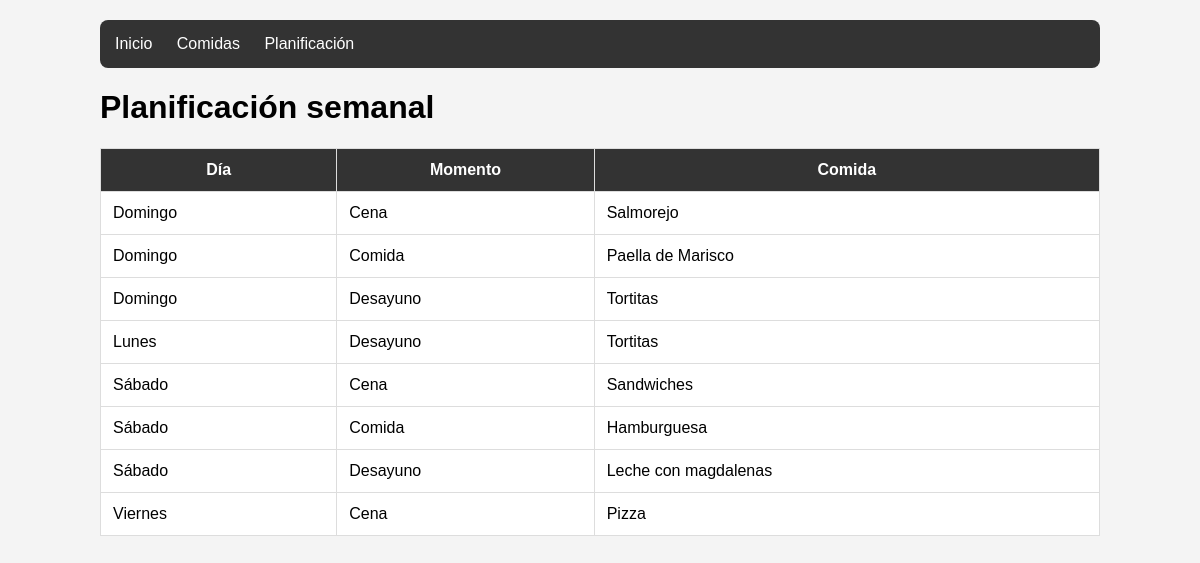
The page /planificacion on the database its author committed.
### pm_app/models.py (models this page shows, shortened)
class Planificacion(models.Model):
    DIAS_SEMANA = [
        ("lunes", "Lunes"),
        ("martes", "Martes"),
        ("miercoles", "Miércoles"),
        ("jueves", "Jueves"),
        ("viernes", "Viernes"),
        ("sabado", "Sábado"),
        ("domingo", "Domingo"),
    ]
    TIPOS_COMIDA = [
        ("desayuno", "Desayuno"),
        ("comida", "Comida"),
        ("cena", "Cena"),
    ]
    dia = models.CharField(max_length=10, choices=DIAS_SEMANA)
    tipo_comida = models.CharField(max_length=10, choices=TIPOS_COMIDA)
    comida = models.ForeignKey(
        Comida,
        on_delete=models.CASCADE,
        related_name="planificaciones"
    )
    class Meta:
        verbose_name = "planificación"
        verbose_name_plural = "planificaciones"
        unique_together = ("dia", "tipo_comida")

class Comida(models.Model):
    nombre = models.CharField(max_length=100)
    descripcion = models.TextField(blank=True)

### pm_app/views.py (the view)
# urls.py: path('planificacion', views.planificacion, name='planificacion'),
def planificacion(request):
    planificaciones = Planificacion.objects.select_related('comida').order_by('dia', 'tipo_comida')
    context = {'planificaciones': planificaciones}
    return render(request, 'pm_app/planificacion.html', context)

### pm_app/templates/pm_app/planificacion.html (shortened to what this page needs)
{% extends "pm_app/base.html" %}
{% block content %}
<h1>Planificación semanal</h1>
<table>
    <thead>
        <tr>
            <th>Día</th>
            <th>Momento</th>
            <th>Comida</th>
        </tr>
    </thead>
    <tbody>
        {% for planificacion in planificaciones %}
        <tr>
            <td>{{ planificacion.get_dia_display }}</td>
            <td>{{ planificacion.get_tipo_comida_display }}</td>
            <td>{{ planificacion.comida.nombre }}</td>
        </tr>
        {% empty %}
        <tr>
            <td colspan="3">
                No hay planificaciones registradas.
            </td>
        </tr>
        {% endfor %}
    </tbody>
</table>
{% endblock %}

### pm_app/templates/pm_app/base.html (shortened to what this page needs)
<!DOCTYPE html>
<html lang="es">
<head>
</head>
<body>
    <nav>
        <a href="{% url 'pm_app:index' %}">Inicio</a>
        <a href="{% url 'pm_app:comidas' %}">Comidas</a>
        <a href="{% url 'pm_app:planificacion' %}">Planificación</a>
    </nav>
    {% block content %}
    {% endblock %}
</body>
</html>

### pm_app/templates/pm_app/base.html (style rules this page uses)
body { font-family: Arial, sans-serif; max-width: 1000px; margin: 0 auto; padding: 20px; background-color: #f4f4f4; }
nav { background: #333; padding: 15px; border-radius: 8px; }
nav a { color: white; text-decoration: none; margin-right: 20px; }
table { width: 100%; border-collapse: collapse; background: white; }
th, td { padding: 12px; border: 1px solid #ddd; }
th { background: #333; color: white; }

### rows shown on the page
Planificacion: dia "Domingo", tipo_comida "Cena", comida.nombre "Salmorejo"
Planificacion: dia "Domingo", tipo_comida "Comida", comida.nombre "Paella de Marisco"
Planificacion: dia "Domingo", tipo_comida "Desayuno", comida.nombre "Tortitas"
Planificacion: dia "Lunes", tipo_comida "Desayuno", comida.nombre "Tortitas"
Planificacion: dia "Sábado", tipo_comida "Cena", comida.nombre "Sandwiches"
Planificacion: dia "Sábado", tipo_comida "Comida", comida.nombre "Hamburguesa"
Planificacion: dia "Sábado", tipo_comida "Desayuno", comida.nombre "Leche con magdalenas"
Planificacion: dia "Viernes", tipo_comida "Cena", comida.nombre "Pizza"
